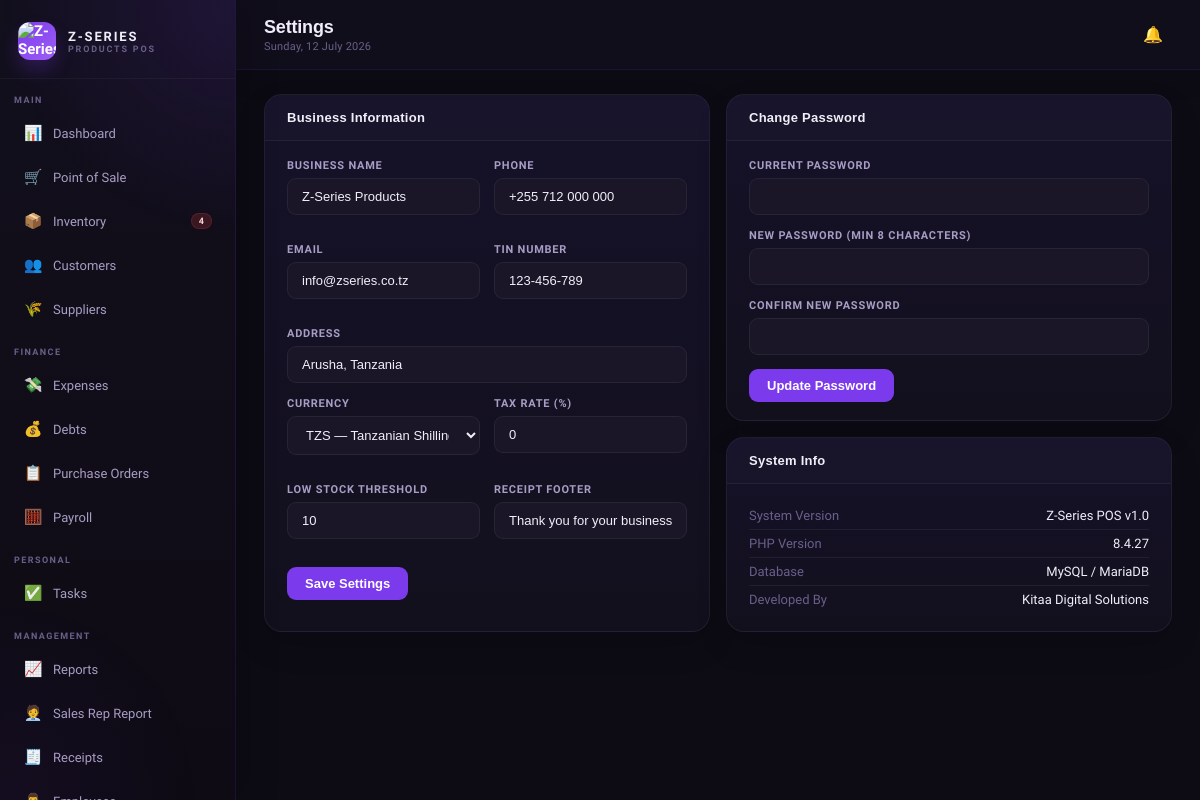
The page /settings.php (signed in) on the database its author committed.
### tables this page shows
CREATE TABLE settings (
  id INT AUTO_INCREMENT PRIMARY KEY,
  setting_key VARCHAR(100) UNIQUE NOT NULL,
  setting_value TEXT,
  updated_at TIMESTAMP DEFAULT CURRENT_TIMESTAMP ON UPDATE CURRENT_TIMESTAMP
);

### config.php (called while the page is built, shortened)
<?php
function getSetting($conn, $key) {
    $stmt = $conn->prepare("SELECT setting_value FROM settings WHERE setting_key = ?");
    $stmt->bind_param('s', $key);
    $stmt->execute();
    $r = $stmt->get_result()->fetch_assoc();
    return $r ? $r['setting_value'] : '';
}
?>

### settings.php (the view, shortened to what this page needs)
<?php
require_once 'includes/header.php';
function gs($conn,$k){return htmlspecialchars(getSetting($conn,$k));}
?>
<div class="grid-2">
<div class="card"><div class="card-header"><span class="card-title">Business Information</span></div>
<div class="card-body">
<form method="POST"><input type="hidden" name="action" value="settings"><?= csrfInput() ?>
<div class="form-row"><div class="form-group"><label class="form-label">Business Name</label><input name="business_name" class="form-control" value="<?=gs($conn,'business_name')?>"/></div><div class="form-group"><label class="form-label">Phone</label><input name="business_phone" class="form-control" value="<?=gs($conn,'business_phone')?>"/></div></div>
<div class="form-row"><div class="form-group"><label class="form-label">Email</label><input name="business_email" class="form-control" value="<?=gs($conn,'business_email')?>"/></div><div class="form-group"><label class="form-label">TIN Number</label><input name="tin_number" class="form-control" value="<?=gs($conn,'tin_number')?>"/></div></div>
<div class="form-group"><label class="form-label">Address</label><input name="business_address" class="form-control" value="<?=gs($conn,'business_address')?>"/></div>
<div class="form-row"><div class="form-group"><label class="form-label">Currency</label><select name="currency" class="form-control"><option value="TZS" <?=gs($conn,'currency')==='TZS'?'selected':''?>>TZS — Tanzanian Shilling</option><option value="USD">USD</option></select></div><div class="form-group"><label class="form-label">Tax Rate (%)</label><input type="number" name="tax_rate" class="form-control" value="<?=gs($conn,'tax_rate')?>"/></div></div>
<div class="form-row"><div class="form-group"><label class="form-label">Low Stock Threshold</label><input type="number" name="low_stock_threshold" class="form-control" value="<?=gs($conn,'low_stock_threshold')?>"/></div><div class="form-group"><label class="form-label">Receipt Footer</label><input name="receipt_footer" class="form-control" value="<?=gs($conn,'receipt_footer')?>"/></div></div>
<button type="submit" class="btn btn-primary">Save Settings</button>
</form></div></div>
<div><div class="card"><div class="card-header"><span class="card-title">Change Password</span></div>
<div class="card-body"><form method="POST"><input type="hidden" name="action" value="password"><?= csrfInput() ?>
<div class="form-group"><label class="form-label">Current Password</label><input type="password" name="current_password" class="form-control" required/></div>
<div class="form-group"><label class="form-label">New Password (min 8 characters)</label><input type="password" name="new_password" class="form-control" minlength="8" required/></div>
<div class="form-group"><label class="form-label">Confirm New Password</label><input type="password" name="confirm_password" class="form-control" minlength="8" required/></div>
<button type="submit" class="btn btn-primary">Update Password</button>
</form></div></div>
<div class="card" style="margin-top:0"><div class="card-header"><span class="card-title">System Info</span></div>
<div class="card-body">
<div style="display:flex;justify-content:space-between;font-size:13px;padding:6px 0;border-bottom:1px solid var(--border2)"><span style="color:var(--text3)">System Version</span><span>Z-Series POS v1.0</span></div>
<div style="display:flex;justify-content:space-between;font-size:13px;padding:6px 0;border-bottom:1px solid var(--border2)"><span style="color:var(--text3)">PHP Version</span><span><?=phpversion()?></span></div>
<div style="display:flex;justify-content:space-between;font-size:13px;padding:6px 0;border-bottom:1px solid var(--border2)"><span style="color:var(--text3)">Database</span><span>MySQL / MariaDB</span></div>
<div style="display:flex;justify-content:space-between;font-size:13px;padding:6px 0"><span style="color:var(--text3)">Developed By</span><span>Kitaa Digital Solutions</span></div>
</div></div></div>
</div>
<?php require_once 'includes/footer.php'; ?>

### css/style.css (style rules this page uses)
* { margin:0;padding:0;box-sizing:border-box }
:root { --bg:#0D0B14;--bg2:#13101E;--bg3:#1A1628;--bg4:#211D35; --purple:#7C3AED;--purple2:#9D5FF5;--purple3:#5B21B6; --purple-glow:rgba(124,58,237,0.15);--purple-light:rgba(124,58,237,0.08); --text:#F1EEF9;--text2:#A89DC4;--text3:#6B5F8A; --border:rgba(124,58,237,0.18);--border2:rgba(255,255,255,0.06); --success:#10B981;--warning:#F59E0B;--danger:#EF4444;--info:#3B82F6; --card-bg:#16122A; }
body { font-family:'Satoshi',sans-serif;background:var(--bg);color:var(--text);min-height:100vh }
.grid-2 { display:grid;grid-template-columns:1fr 1fr;gap:16px;margin-bottom:16px }
.card { background:linear-gradient(180deg,rgba(22,18,42,0.96),rgba(19,16,30,0.98));border:1px solid var(--border2);border-radius:18px;overflow:hidden;margin-bottom:16px;box-shadow:0 14px 30px rgba(0,0,0,0.16) }
.card-header { padding:15px 22px;border-bottom:1px solid var(--border2);display:flex;align-items:center;justify-content:space-between;background:rgba(255,255,255,0.01) }
.card-title { font-size:13px;font-weight:800;color:var(--text);font-family:'Syne',sans-serif;letter-spacing:0.02em }
.card-body { padding:18px 22px }
.btn { padding:9px 18px;border-radius:9px;border:none;font-size:13px;font-weight:600;cursor:pointer;font-family:'DM Sans',sans-serif;transition:all 0.15s;text-decoration:none;display:inline-flex;align-items:center;gap:6px }
.btn-primary { background:var(--purple);color:white }
.form-row { display:grid;grid-template-columns:1fr 1fr;gap:14px;margin-bottom:14px }
.form-group { margin-bottom:14px }
.form-label { display:block;font-size:11px;font-weight:600;color:var(--text2);text-transform:uppercase;letter-spacing:0.07em;margin-bottom:6px }
.form-control { width:100%;padding:10px 14px;background:var(--bg3);border:1px solid var(--border2);border-radius:9px;color:var(--text);font-size:13px;font-family:'DM Sans',sans-serif;outline:none;transition:border-color 0.2s }
.form-control::placeholder { color:var(--text3) }
select.form-control option { background:var(--bg3);color:var(--text) }

### rows shown on the page
settings: business_name "Z-Series Products"
settings: business_phone "+255 712 000 000"
settings: business_email "info@zseries.co.tz"
settings: tin_number "123-456-789"
settings: business_address "Arusha, Tanzania"
settings: currency "TZS — Tanzanian Shilling"
settings: tax_rate "0"
settings: low_stock_threshold "10"
settings: receipt_footer "Thank you for your business!"

### other values the page prints
$low_stock_count "4"
$page_title "Settings"
phpversion() "8.4.27"
